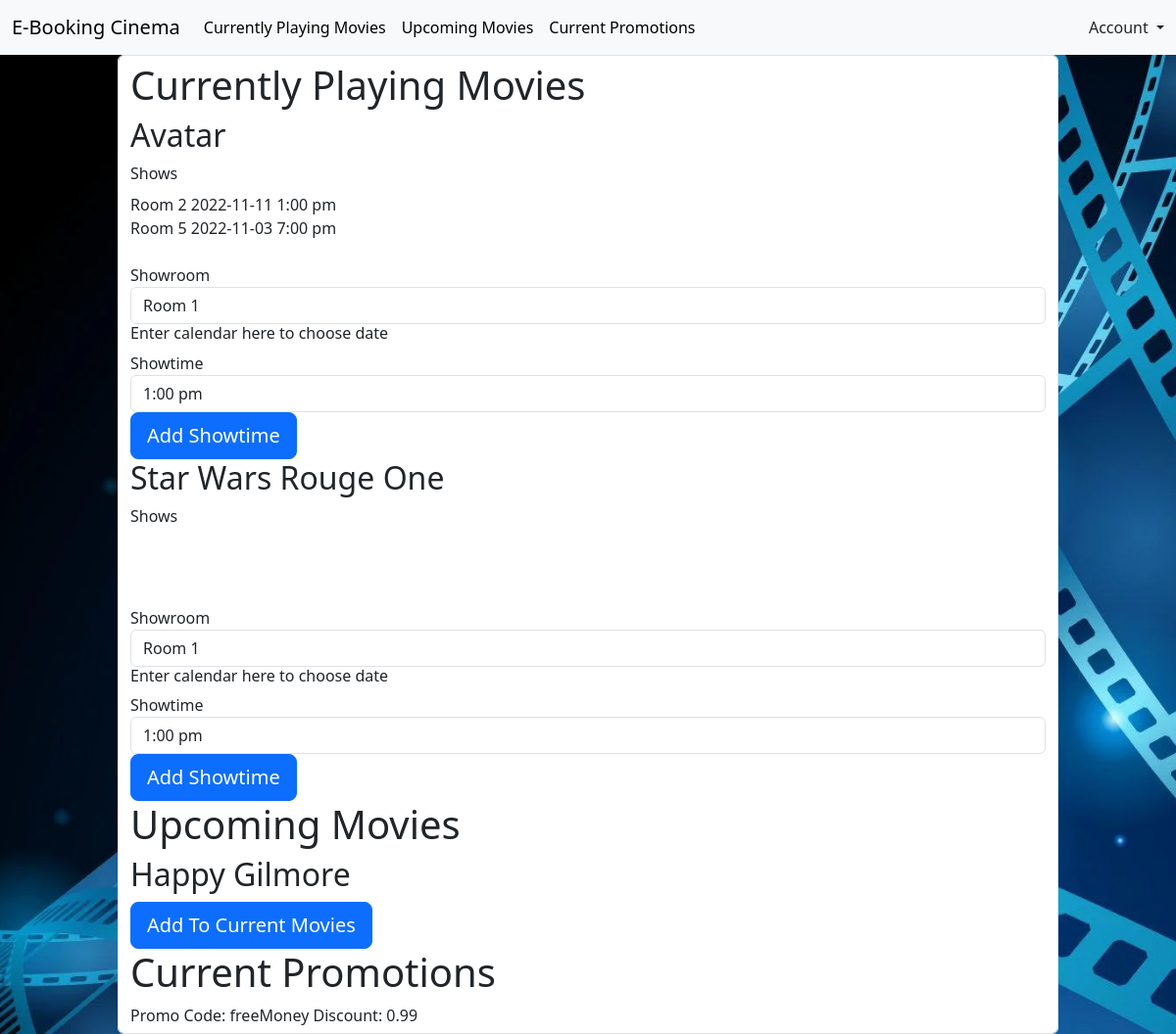
Page /pages/admin_home.php on the committed database.
### tables this page shows
CREATE TABLE `movies_table` (
  `idMovie` int(11) NOT NULL,
  `title` varchar(45) NOT NULL,
  `cast` varchar(200) DEFAULT NULL,
  `director` varchar(45) DEFAULT NULL,
  `producer` varchar(45) DEFAULT NULL,
  `synopsis` varchar(500) DEFAULT NULL,
  `trailerPicture` varchar(45) DEFAULT NULL,
  `trailerVideo` varchar(45) DEFAULT NULL,
  `filmRating` varchar(45) DEFAULT NULL,
  `categoryID` int(11) NOT NULL,
  `isCurrentlyPlaying` tinyint(4) NOT NULL DEFAULT 0
);

CREATE TABLE `show_table` (
  `idShow` int(11) NOT NULL,
  `date` date NOT NULL,
  `movieID` int(11) NOT NULL,
  `showroomID` int(11) NOT NULL,
  `showtimeID` int(11) NOT NULL
);

CREATE TABLE `promotions_table` (
  `idPromotions` int(11) NOT NULL,
  `code` varchar(45) NOT NULL,
  `discount` decimal(2,2) NOT NULL
);

### pages/admin_home.php (the view, shortened to what this page needs)
<?php
  $mysqli = require __DIR__ . "/database.php";
    $sql = "SELECT * FROM `movies_table` WHERE isCurrentlyPlaying = 1";
        $result = $mysqli->query($sql);
        $currentMovies = $result->fetch_all(MYSQLI_ASSOC);
    $sql = "SELECT * FROM `movies_table` WHERE isCurrentlyPlaying = 0";
        $result = $mysqli->query($sql);
        $upcomingMovies = $result->fetch_all(MYSQLI_ASSOC);
    $sql = "SELECT * FROM `show_table`";
        $result = $mysqli->query($sql);
        $shows = $result->fetch_all(MYSQLI_ASSOC);
    $sql = "SELECT * FROM `showroom_table`";
        $result = $mysqli->query($sql);
        $showRooms = $result->fetch_all(MYSQLI_ASSOC);
        $roomNames = array_column($showRooms, "name", "idRoom");
    $sql = "SELECT * FROM `showtime_table`";
        $result = $mysqli->query($sql);
        $showTimes = $result->fetch_all(MYSQLI_ASSOC);
        $showTimeArr = array_column($showTimes, "showtime", "idShowtime");
    $sql = "SELECT * FROM `promotions_table`";
        $result = $mysqli->query($sql);
        $promotions = $result->fetch_all(MYSQLI_ASSOC);
?>
<!DOCTYPE html>
<html>
<head>
<link href="../node_modules/bootstrap/dist/css/bootstrap.min.css" rel="stylesheet">
<link href="../css/signin.css" rel="stylesheet">
<link href="../css/form-validation.css" rel="stylesheet">
<link href="../css/homepage.css" rel="stylesheet"> <!Only needed for background>
</head>
<body id="bg">
  <nav class="navbar navbar-expand-lg navbar-light bg-light">
    <div class="container-fluid">
        <a class="navbar-brand" href="home.php">E-Booking Cinema</a>
        <div class="collapse navbar-collapse" id="navbarNavDropdown">
            <ul class="navbar-nav me-auto order-0">
                <li class="nav-item">
                    <a class="nav-link active" href="home.php" aria-current="page">Currently Playing Movies</a>
                </li>
                <li class="nav-item">
                    <a class="nav-link active" href="home.php" aria-current="page">Upcoming Movies</a>
                </li>
                <li class="nav-item">
                    <a class="nav-link active" href="home.php" aria-current="page">Current Promotions</a>
                </li>
            </ul>
            <div class="d-flex ms-auto order-5">
                <div class="nav-item dropdown justify-content-end">
                    <a class="nav-link dropdown-toggle" href="#" id="navbarDropdownMenuLink" role="button"
                        data-bs-toggle="dropdown" aria-expanded="false">
                        Account
                    </a>
                </div>
            </div>
        </div>
    </div>
</nav>
<div class="container form-control form-block">
	<div class="center">
	<h1>Currently Playing Movies</h1>
        <?php foreach($currentMovies as $rowMovie) { ?>
                <?php
                    $movieTitle = $rowMovie["title"];
                ?>
                <h2> <?php echo $movieTitle ?> </h2>
                <label for="cc_number" class="form-label"> Shows </label>
                    <?php foreach($shows as $rowShow) {   ?>
                        <?php
                            if( $rowShow["movieID"] == $rowMovie["idMovie"] ) {
                                echo $roomNames[$rowShow["showroomID"]];
                                echo $rowShow["date"];
                                echo $showTimeArr[$rowShow["showtimeID"]];
                            }
                        ?>
                    <?php } ?>
                    <label for="promo">Showroom</label>
				        <select class="form-control" id="showRoom", name="showRoom">
                        <?php foreach($showRooms as $room) {   ?>
                            <option> <?php echo $room["name"]; ?> </option>
                        <?php } ?>
				        </select>
                    <h6> Enter calendar here to choose date </h6>
                    <label for="promo">Showtime</label>
				        <select class="form-control" id="showtime", name="showtime">
                        <?php foreach($showTimes as $time) {   ?>
                            <option> <?php echo $time["showtime"]; ?> </option>
                        <?php } ?>
				        </select>
                        <button class="w-20 btn btn-lg btn-primary" type="submit">Add Showtime</button>
        <?php }  ?>
    <h1>Upcoming Movies</h1>
        <?php foreach($upcomingMovies as $rowMovie) { ?>
            <?php
                $movieTitle = $rowMovie["title"];
            ?>
            <h2> <?php echo $movieTitle ?> </h2>
        <?php } ?>
        <button class="w-20 btn btn-lg btn-primary" type="submit">Add To Current Movies</button>
    <h1>Current Promotions</h1>
        <?php foreach($promotions as $promo) {
            echo "Promo Code: ";
            echo $promo["code"];
            echo "\tDiscount: ";
            echo $promo["discount"];
        } ?>
</div>
</body>
</html>

### css/signin.css (style rules this page uses)
html, body { height: 100%; }
body { align-items: center; padding-bottom: 40px; background-color: #f5f5f5; }

### css/form-validation.css (style rules this page uses)
.container { max-width: 960px; }
.form-block { margin-left: auto; margin-right: auto; margin-top: auto; margin-bottom: auto; height: auto; width: auto; background-color: #ffffff; }

### css/homepage.css (style rules this page uses)
#bg { background-image: url("../assets/wallpaper.jpg"); height: 100%; background-position: center; background-repeat: no-repeat; background-size: cover; }

### rows in the picture
movies_table: title "Avatar"
show_table: showroomID "Room 2", date "2022-11-11", showtimeID "1:00 pm"
show_table: showroomID "Room 5", date "2022-11-03", showtimeID "7:00 pm"
movies_table: title "Star Wars Rouge One"
movies_table: title "Happy Gilmore"
promotions_table: code "freeMoney", discount "0.99"

### other values in the picture
form field showRoom "Room 1"
form field showtime "1:00 pm"
